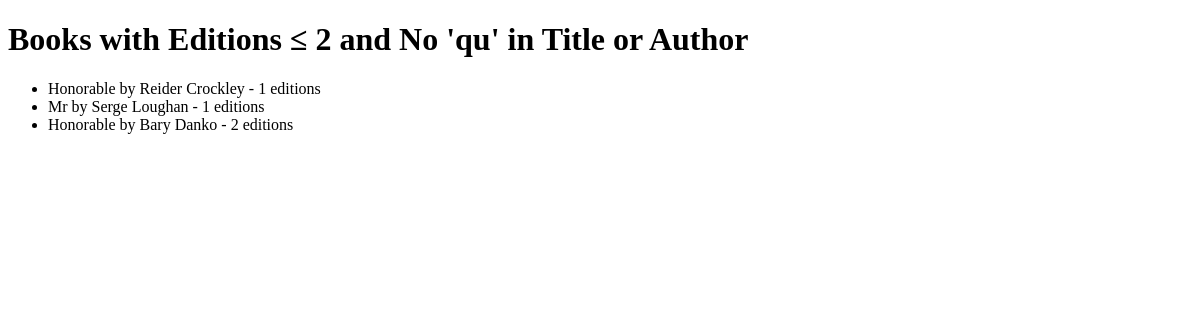
The app's page /books/lab8/task3, older data.
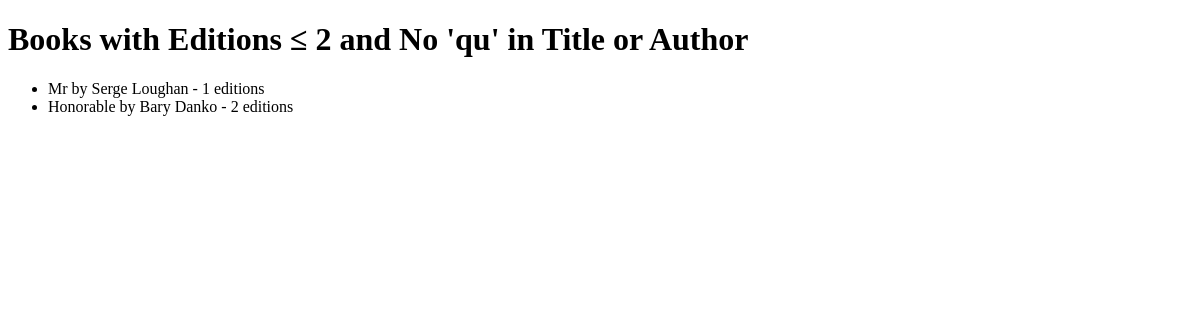
The same page, newer data.
### apps/bookmodule/models.py (models this page shows)
class Book(models.Model):
    title = models.CharField(max_length = 50)
    author = models.CharField(max_length = 50)
    price = models.FloatField(default = 0.0)
    edition = models.SmallIntegerField(default = 1)

### apps/bookmodule/views.py (the view)
# urls.py: path('lab8/task3', views.task3, name='task3'),
def task3(request):
    books = Book.objects.filter(
        Q(edition__lte=2) & ~(Q(title__icontains='qu') | Q(author__icontains='qu'))
    )
    return render(request, 'bookmodule/task3.html', {'books': books})

### apps/templates/bookmodule/task3.html (shortened to what this page needs)
<!DOCTYPE html>
<html>
<head>
</head>
<body>
    <h1>Books with Editions ≤ 2 and No 'qu' in Title or Author</h1>
    {% if books %}
        <ul>
            {% for book in books %}
                <li>
                    {{ book.title }} by {{ book.author }} - {{ book.edition }} editions
                </li>
            {% endfor %}
        </ul>
    {% else %}
        <p>No books match the criteria.</p>
    {% endif %}
</body>
</html>

Row changes from the older to the newer data that the page shows:
removed Book: title "Honorable", author "Reider Crockley", edition "1"
